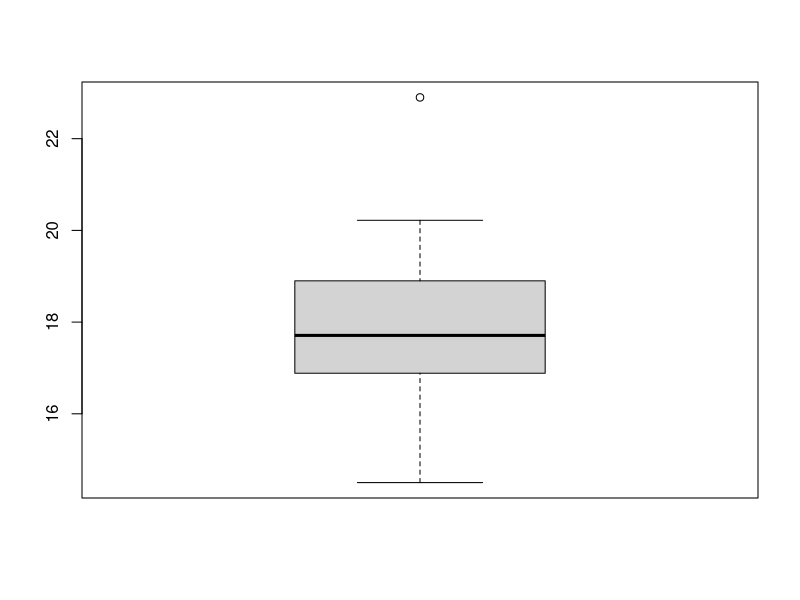

Source code (R):
"
IQR and boxplot
To better visualise your data's quartiles you can create a boxplot using the function boxplot() (in the same way as you used hist() and barplot()). Similarly, you can calculate the interquartile range manually by subtracting the value of the third quartile from the value of the first quartile, or we can use the function IQR() on your variable of interest. Let's try out making a boxplot and calculating the interquartile range of the mtcars variable qsec.
"
# Make a boxplot of qsec
boxplot(mtcars$qsec)
# Calculate the interquartile range of qsec
IQR(mtcars$qsec)